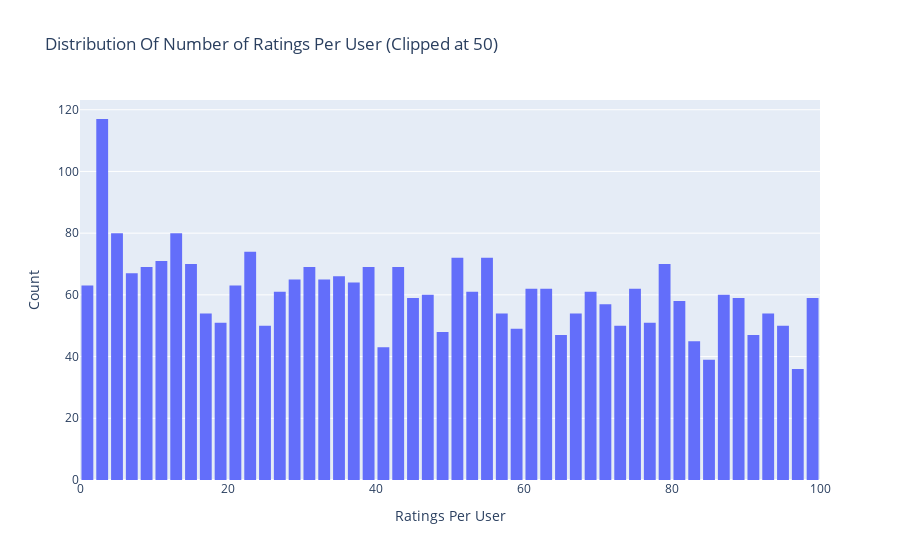

Notebook code for this chart:
### Code cell
# Number of ratings per user
data = df.groupby('user_id')['rating'].count().clip(upper=100)

# Create trace
trace = go.Histogram(x = data.values,
                     name = 'Ratings',
                     xbins = dict(start = 0,
                                  end = 100,
                                  size = 2))
# Create layout
layout = go.Layout(title = 'Distribution Of Number of Ratings Per User (Clipped at 50)',
                   xaxis = dict(title = 'Ratings Per User'),
                   yaxis = dict(title = 'Count'),
                   bargap = 0.2)

# Create plot
fig = go.Figure(data=[trace], layout=layout)
iplot(fig)

### Figure 1 — Plotly figure (JSON) as saved in the notebook; plotly's stock layout.template omitted (floating-point values rounded to 4 significant figures; data arrays with more than 128 entries replaced by an {"elided": "..."} marker saying what was removed)
{"data": [{"name": "Ratings", "type": "histogram", "x": {"elided": "3788 int values"}, "xbins": {"end": 100, "size": 2, "start": 0}}], "layout": {"bargap": 0.2, "title": {"text": "Distribution Of Number of Ratings Per User (Clipped at 50)"}, "xaxis": {"title": {"text": "Ratings Per User"}}, "yaxis": {"title": {"text": "Count"}}}}
